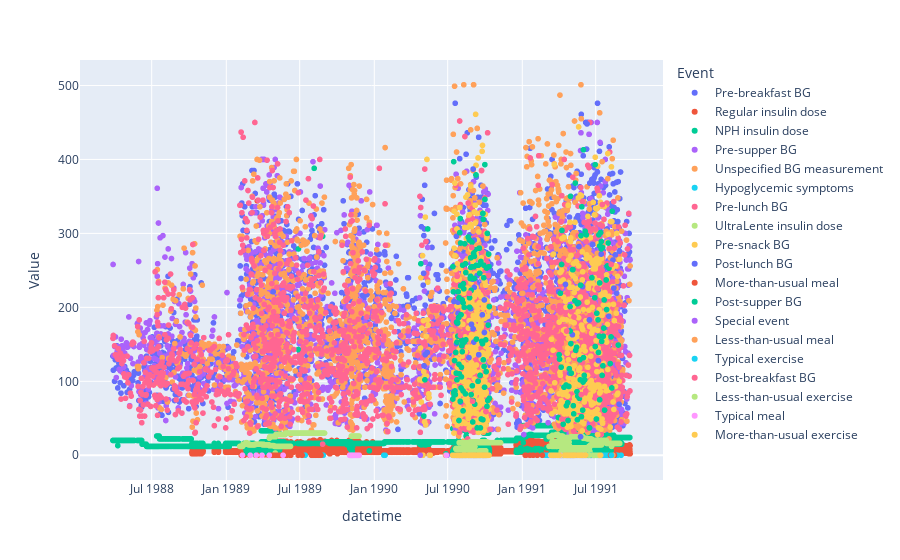

The code cell stored with this chart in its notebook:
### Code cell
import plotly.express as px
fig = px.scatter(df, x='datetime', y='Value', color='Event', hover_data=['Code','record_type'])
fig.show()
